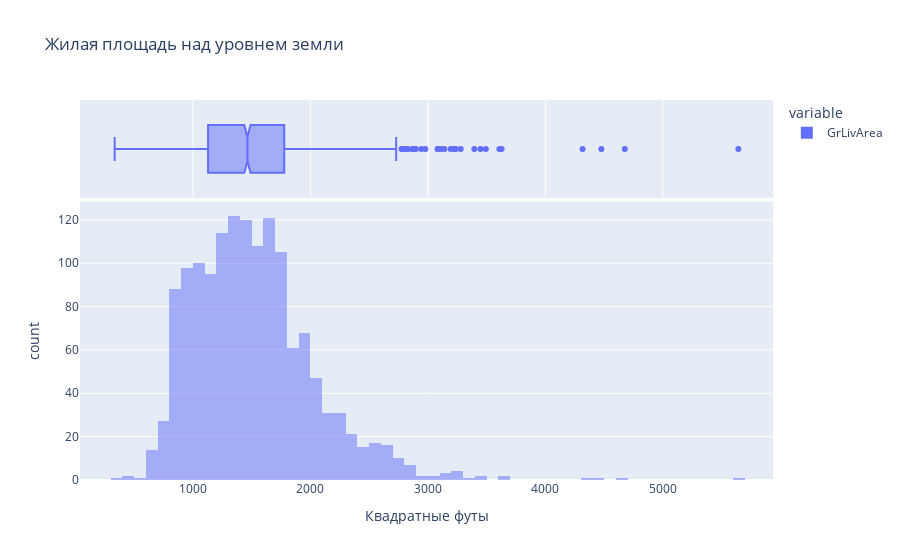

Notebook code cell kept with this figure:
### Code cell
import plotly.express as px
# Отрисуем интерактивный график
fig = px.histogram(df['GrLivArea'],
                   title='Жилая площадь над уровнем земли',
                   marginal = 'box',
                   nbins =  100,
                   barmode='overlay',
                   labels={"value": "Квадратные футы"})

fig.show()

### Figure 1 — Plotly figure (JSON) as saved in the notebook; plotly's stock layout.template omitted (floating-point values rounded to 4 significant figures; data arrays with more than 128 entries replaced by an {"elided": "..."} marker saying what was removed)
{"data": [{"alignmentgroup": "True", "bingroup": "x", "hovertemplate": "variable=GrLivArea<br>Квадратные футы=%{x}<br>count=%{y}<extra></extra>", "legendgroup": "GrLivArea", "marker": {"color": "#636efa", "opacity": 0.5, "pattern": {"shape": ""}}, "name": "GrLivArea", "nbinsx": 100, "offsetgroup": "GrLivArea", "orientation": "v", "showlegend": true, "type": "histogram", "x": {"elided": "1460 int values"}, "xaxis": "x", "yaxis": "y"}, {"alignmentgroup": "True", "hovertemplate": "variable=GrLivArea<br>Квадратные футы=%{x}<extra></extra>", "legendgroup": "GrLivArea", "marker": {"color": "#636efa"}, "name": "GrLivArea", "notched": true, "offsetgroup": "GrLivArea", "showlegend": false, "type": "box", "x": {"elided": "1460 int values"}, "xaxis": "x2", "yaxis": "y2"}], "layout": {"barmode": "overlay", "legend": {"title": {"text": "variable"}, "tracegroupgap": 0}, "title": {"text": "Жилая площадь над уровнем земли"}, "xaxis": {"anchor": "y", "domain": [0, 1], "title": {"text": "Квадратные футы"}}, "xaxis2": {"anchor": "y2", "domain": [0, 1], "matches": "x", "showgrid": true, "showticklabels": false}, "yaxis": {"anchor": "x", "domain": [0, 0.7326], "title": {"text": "count"}}, "yaxis2": {"anchor": "x2", "domain": [0.7426, 1], "matches": "y2", "showgrid": false, "showline": false, "showticklabels": false, "ticks": ""}}}
